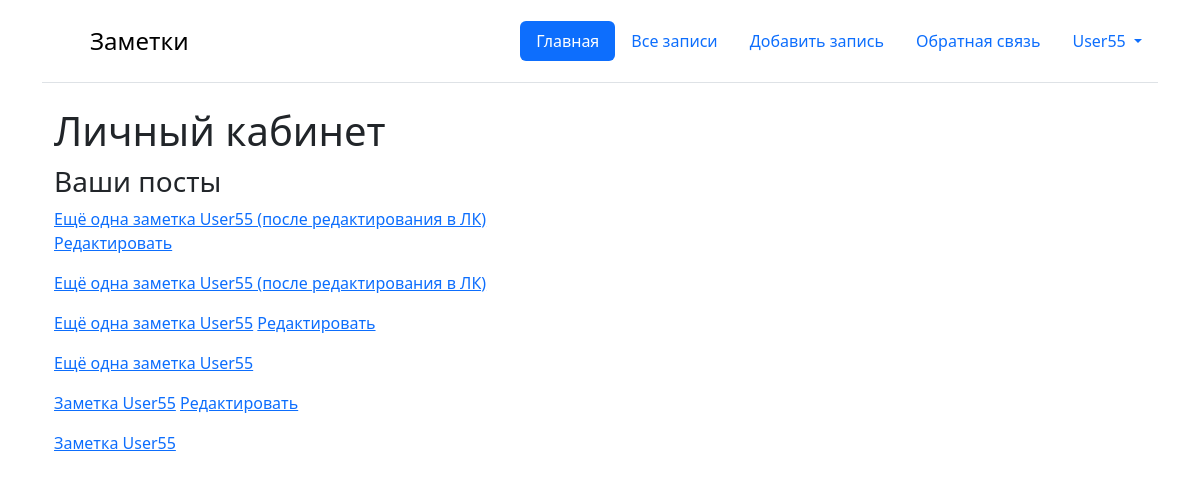
Before: /users/home (signed in) with the older database file.
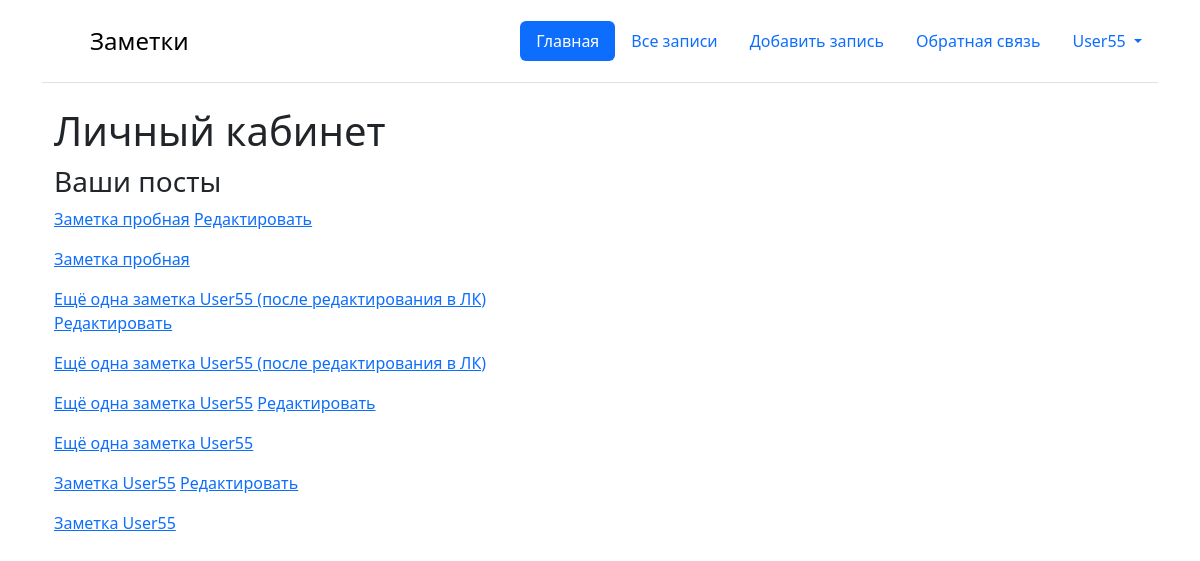
After: the same page with the newer database file.
### core/models.py (models this page shows, shortened)
class Note(models.Model):
    title = models.CharField(max_length=200)
    text = models.TextField()
    created_date = models.DateTimeField(auto_now_add=True)
    category = models.ForeignKey(NoteCategory,
                                 blank=True,
                                 null=True,
                                 on_delete=models.SET_NULL,
                                 related_name='category_notes'
                                 )
    profile = models.ForeignKey(Profile,
                                related_name='profile_notes',
                                on_delete=models.CASCADE)
    class Meta:
        verbose_name = 'Заметка'
        verbose_name_plural = 'Заметки'
        ordering = ["-created_date"]

### user/views.py (the view)
# urls.py: 2. Add a URL to urlpatterns:  path('', views.home, name='home')
@login_required
def home(request):
    profile = request.user.profile
    notes = profile.profile_notes.all()
    return render(request, 'user/home.html', {'notes': notes})

### templates/user/home.html
{% extends 'base.html' %}
{% block content %}
<div class="container">
    <div class="col-md-6">
        <h1>Личный кабинет</h1>
        <h3>Ваши посты</h3>
        {% for note in notes %}
            <p><a href="{% url 'note_detail' note.id %}">{{ note.title }}</a>
            <a href="{% url 'note_edit' note.id %}">Редактировать</a>
            </p>
            <p><a href="{% url 'note_detail' note.id %}">{{ note.title }}</a></p>
        {% endfor %}
    </div>
</div>
{% endblock %}

Changed rows visible on the page:
added Note: title "Заметка пробная"
